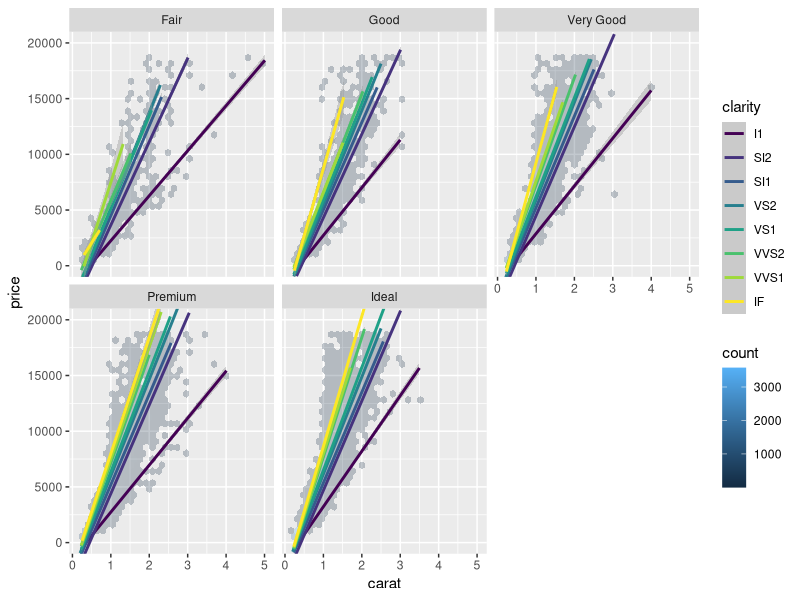

R code for this plot: (Note: this script raises an error after producing the figure.)
library(tidyverse)

data("diamonds")

glimpse(diamonds)
?diamonds





ggplot(diamonds,aes(y=price,x=carat)) + geom_hex(alpha=.25) +
  geom_smooth(method="lm",aes(color=clarity)) +
  coord_cartesian(ylim=c(0,20000)) +
                    facet_wrap(~cut)

#   price = y axis (dependent variable)
mod1 <- lm(data = diamonds, price ~ carat)
mod2 <- lm(data = diamonds, price ~ carat + clarity)


newdata <- data.frame(carat = c(2,2.1,2.2,2.3),
                      clarity = "I1")

predict(mod2,newdata = newdata)


summary(mod1)
summary(mod2)


beep(sound = "mario")

